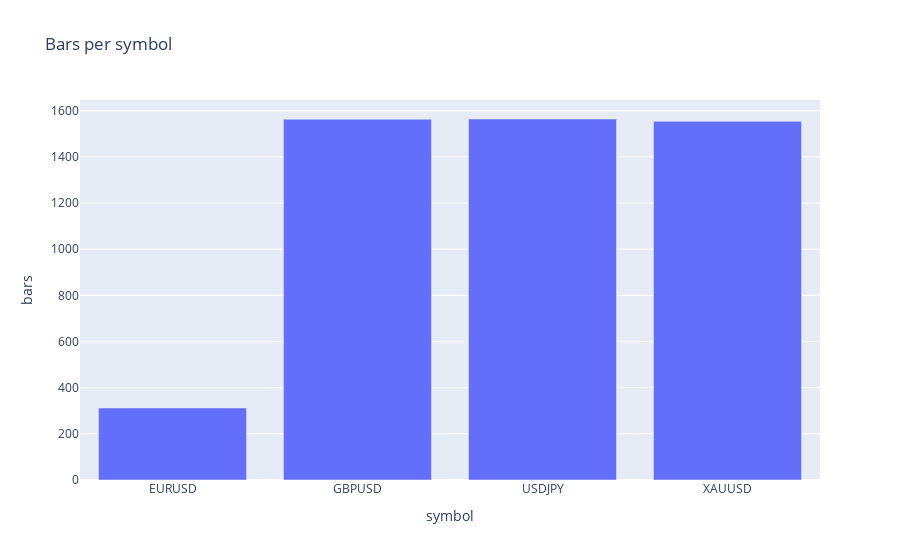
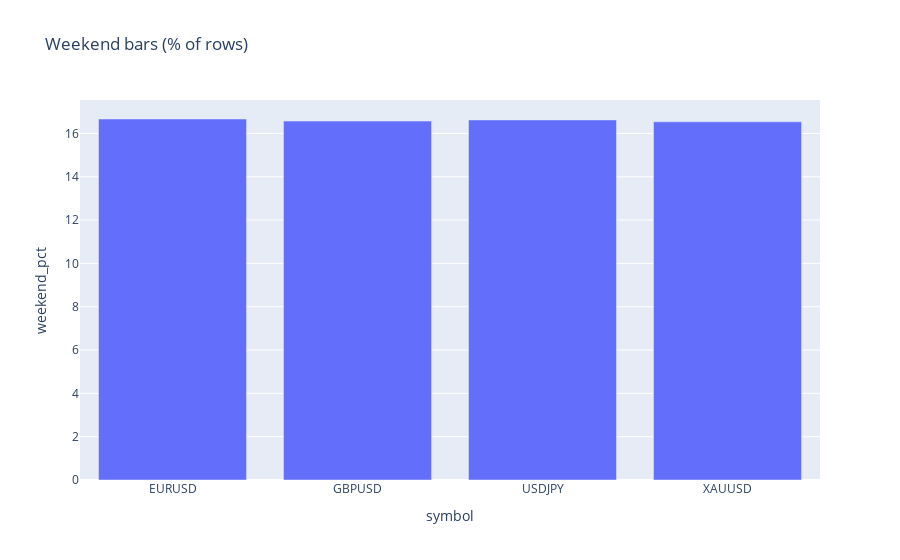
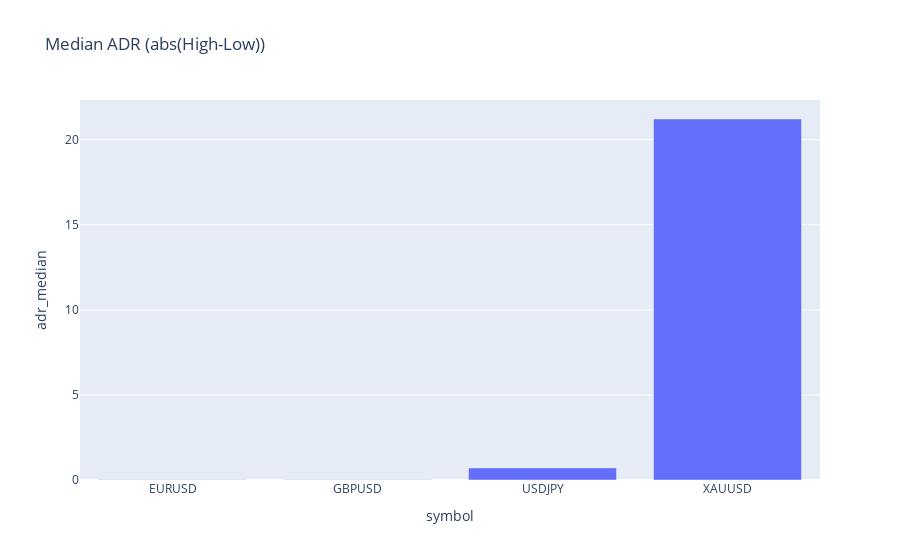

Notebook code for these charts, in order:
### Code cell
import plotly.express as px
import pandas as pd

table['end_dt'] = pd.to_datetime(table['end_utc'])

px.bar(table, x='symbol', y='bars', title='Bars per symbol').show()
px.bar(table, x='symbol', y='weekend_pct', title='Weekend bars (% of rows)').show()
px.bar(table, x='symbol', y='adr_median', title='Median ADR (abs(High-Low))').show()

### Figure 1 — Plotly figure (JSON) as saved in the notebook; plotly's stock layout.template omitted (floating-point values rounded to 4 significant figures)
{"data": [{"hovertemplate": "symbol=%{x}<br>bars=%{y}<extra></extra>", "legendgroup": "", "marker": {"color": "#636efa", "pattern": {"shape": ""}}, "name": "", "orientation": "v", "showlegend": false, "textposition": "auto", "type": "bar", "x": ["EURUSD", "GBPUSD", "USDJPY", "XAUUSD"], "xaxis": "x", "y": [312, 1563, 1564, 1554], "yaxis": "y"}], "layout": {"barmode": "relative", "legend": {"tracegroupgap": 0}, "title": {"text": "Bars per symbol"}, "xaxis": {"anchor": "y", "domain": [0, 1], "title": {"text": "symbol"}}, "yaxis": {"anchor": "x", "domain": [0, 1], "title": {"text": "bars"}}}}

### Figure 2 — Plotly figure (JSON) as saved in the notebook; plotly's stock layout.template omitted (floating-point values rounded to 4 significant figures)
{"data": [{"hovertemplate": "symbol=%{x}<br>weekend_pct=%{y}<extra></extra>", "legendgroup": "", "marker": {"color": "#636efa", "pattern": {"shape": ""}}, "name": "", "orientation": "v", "showlegend": false, "textposition": "auto", "type": "bar", "x": ["EURUSD", "GBPUSD", "USDJPY", "XAUUSD"], "xaxis": "x", "y": [16.67, 16.57, 16.62, 16.54], "yaxis": "y"}], "layout": {"barmode": "relative", "legend": {"tracegroupgap": 0}, "title": {"text": "Weekend bars (% of rows)"}, "xaxis": {"anchor": "y", "domain": [0, 1], "title": {"text": "symbol"}}, "yaxis": {"anchor": "x", "domain": [0, 1], "title": {"text": "weekend_pct"}}}}

### Figure 3 — Plotly figure (JSON) as saved in the notebook; plotly's stock layout.template omitted (floating-point values rounded to 4 significant figures)
{"data": [{"hovertemplate": "symbol=%{x}<br>adr_median=%{y}<extra></extra>", "legendgroup": "", "marker": {"color": "#636efa", "pattern": {"shape": ""}}, "name": "", "orientation": "v", "showlegend": false, "textposition": "auto", "type": "bar", "x": ["EURUSD", "GBPUSD", "USDJPY", "XAUUSD"], "xaxis": "x", "y": [0.008545, 0.00838, 0.7125, 21.22], "yaxis": "y"}], "layout": {"barmode": "relative", "legend": {"tracegroupgap": 0}, "title": {"text": "Median ADR (abs(High-Low))"}, "xaxis": {"anchor": "y", "domain": [0, 1], "title": {"text": "symbol"}}, "yaxis": {"anchor": "x", "domain": [0, 1], "title": {"text": "adr_median"}}}}
